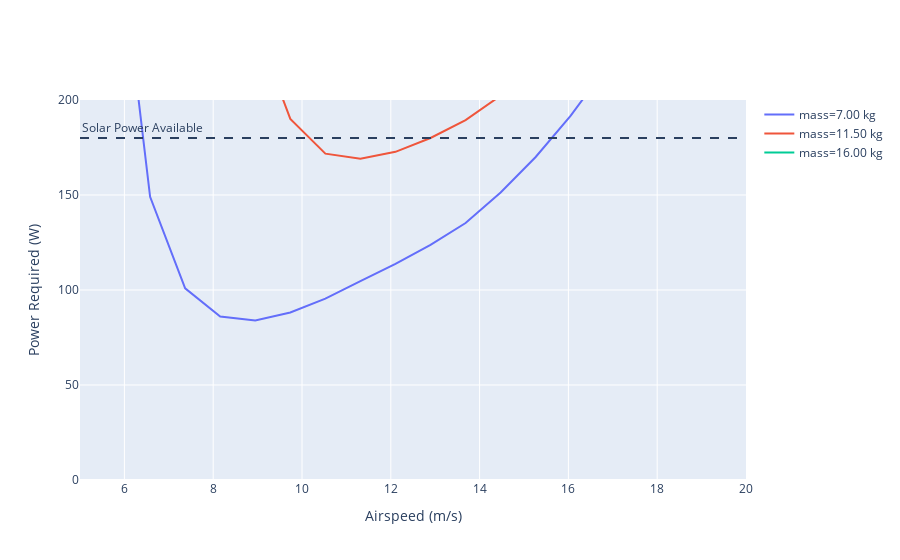

Write notebook code for a chart like this one.
### Code cell
nrows = 30
ncols = 2
plane = (
    solar_plane_aero(nrows, ncols),
    FactorMotor(0.65),
    ConstantPropeller(0.5, 3000),
    Atmosphere.alt(0),
)


data = []
for mass in np.linspace(7, 16, 3):
    for V in np.linspace(5, 20, 20):
        data.append([mass, V, preq(*plane, mass, V)])


df = pd.DataFrame(data, columns=["mass", "V", "preq"])


fig = go.Figure()

for mass in df["mass"].unique():
    fig.add_trace(
        go.Scatter(
            x=df[df["mass"] == mass]["V"],
            y=df[df["mass"] == mass]["preq"],
            mode="lines",
            name=f"mass={mass:.2f} kg",
        )
    )

fig.update_xaxes(title="Airspeed (m/s)")
fig.update_yaxes(title="Power Required (W)", range=[0, 200])
fig.add_hline(
    y=cell_power * nrows * ncols,
    line_dash="dash",
    annotation_text="Solar Power Available",
    annotation_position="top left",
)
fig

### Figure 1 — Plotly figure (JSON) as saved in the notebook; plotly's stock layout.template omitted (floating-point values rounded to 4 significant figures)
{"data": [{"mode": "lines", "name": "mass=7.00 kg", "type": "scatter", "x": [5.0, 5.789, 6.579, 7.368, 8.158, 8.947, 9.737, 10.53, 11.32, 12.11, 12.89, 13.68, 14.47, 15.26, 16.05, 16.84, 17.63, 18.42, 19.21, 20.0], "y": [808.0, 304.5, 149.0, 100.9, 86.08, 83.99, 88.17, 95.49, 104.6, 113.8, 123.8, 135.2, 151.3, 170.0, 191.8, 216.8, 245.1, 277.7, 314.8, 356.1]}, {"mode": "lines", "name": "mass=11.50 kg", "type": "scatter", "x": [5.0, 5.789, 6.579, 7.368, 8.158, 8.947, 9.737, 10.53, 11.32, 12.11, 12.89, 13.68, 14.47, 15.26, 16.05, 16.84, 17.63, 18.42, 19.21, 20.0], "y": [7675.0, 2874.0, 1192.0, 602.1, 351.4, 238.9, 190.1, 171.8, 169.1, 172.7, 180.0, 189.5, 202.3, 217.1, 234.2, 253.7, 276.3, 302.7, 333.2, 367.6]}, {"mode": "lines", "name": "mass=16.00 kg", "type": "scatter", "x": [5.0, 5.789, 6.579, 7.368, 8.158, 8.947, 9.737, 10.53, 11.32, 12.11, 12.89, 13.68, 14.47, 15.26, 16.05, 16.84, 17.63, 18.42, 19.21, 20.0], "y": [32610.0, 12600.0, 5264.0, 2612.0, 1420.0, 832.5, 540.9, 390.1, 314.6, 279.0, 266.6, 266.6, 274.7, 286.7, 301.2, 318.1, 337.8, 360.7, 387.1, 416.7]}], "layout": {"annotations": [{"showarrow": false, "text": "Solar Power Available", "x": 0, "xanchor": "left", "xref": "x domain", "y": 180, "yanchor": "bottom", "yref": "y"}], "shapes": [{"line": {"dash": "dash"}, "type": "line", "x0": 0, "x1": 1, "xref": "x domain", "y0": 180, "y1": 180, "yref": "y"}], "xaxis": {"title": {"text": "Airspeed (m/s)"}}, "yaxis": {"range": [0, 200], "title": {"text": "Power Required (W)"}}}}
